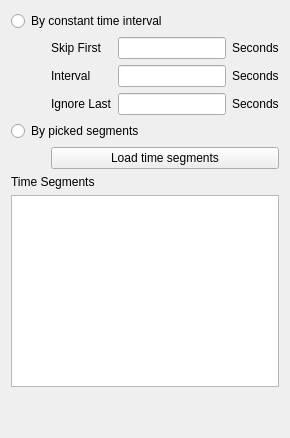
                  <widget class="QWidget" name="tab_chop">
                   <attribute name="title">
                    <string>Time Segments</string>
                   </attribute>
                   <layout class="QVBoxLayout" name="verticalLayout_28">
                    <item>
                     <widget class="QRadioButton" name="radioButton_chopContantDeltaT">
                      <property name="text">
                       <string>By constant time interval</string>
                      </property>
                     </widget>
                    </item>
                    <item>
                     <layout class="QGridLayout" name="gridLayout_16">
                      <item row="0" column="3">
                       <widget class="QLabel" name="label_3">
                        <property name="sizePolicy">
                         <sizepolicy hsizetype="Fixed" vsizetype="Preferred">
                          <horstretch>0</horstretch>
                          <verstretch>0</verstretch>
                         </sizepolicy>
                        </property>
                        <property name="text">
                         <string>Seconds</string>
                        </property>
                       </widget>
                      </item>
                      <item row="0" column="1">
                       <widget class="QLabel" name="label">
                        <property name="text">
                         <string>Skip First</string>
                        </property>
                       </widget>
                      </item>
                      <item row="1" column="3">
                       <widget class="QLabel" name="label_8">
                        <property name="sizePolicy">
                         <sizepolicy hsizetype="Fixed" vsizetype="Preferred">
                          <horstretch>0</horstretch>
                          <verstretch>0</verstretch>
                         </sizepolicy>
                        </property>
                        <property name="text">
                         <string>Seconds</string>
                        </property>
                       </widget>
                      </item>
                      <item row="1" column="1">
                       <widget class="QLabel" name="label_9">
                        <property name="text">
                         <string>Interval</string>
                        </property>
                       </widget>
                      </item>
                      <item row="0" column="2">
                       <widget class="QLineEdit" name="lineEdit_chopTimeSegStartTime">
                        <property name="sizePolicy">
                         <sizepolicy hsizetype="Preferred" vsizetype="Fixed">
                          <horstretch>0</horstretch>
                          <verstretch>0</verstretch>
                         </sizepolicy>
                        </property>
                       </widget>
                      </item>
                      <item row="1" column="2">
                       <widget class="QLineEdit" name="lineEdit_chopTimeSegInterval"/>
                      </item>
                      <item row="2" column="1">
                       <widget class="QLabel" name="label_10">
                        <property name="text">
                         <string>Ignore Last</string>
                        </property>
                       </widget>
                      </item>
                      <item row="2" column="2">
                       <widget class="QLineEdit" name="lineEdit_chopTimeSegStopTime"/>
                      </item>
                      <item row="2" column="3">
                       <widget class="QLabel" name="label_11">
                        <property name="sizePolicy">
                         <sizepolicy hsizetype="Fixed" vsizetype="Preferred">
                          <horstretch>0</horstretch>
                          <verstretch>0</verstretch>
                         </sizepolicy>
                        </property>
                        <property name="text">
                         <string>Seconds</string>
                        </property>
                       </widget>
                      </item>
                      <item row="0" column="0">
                       <spacer name="horizontalSpacer_8">
                        <property name="orientation">
                         <enum>Qt::Horizontal</enum>
                        </property>
                        <property name="sizeType">
                         <enum>QSizePolicy::Preferred</enum>
                        </property>
                        <property name="sizeHint" stdset="0">
                         <size>
                          <width>40</width>
                          <height>20</height>
                         </size>
                        </property>
                       </spacer>
                      </item>
                     </layout>
                    </item>
                    <item>
                     <widget class="QRadioButton" name="radioButton_chopByTimeSegments">
                      <property name="text">
                       <string>By picked segments</string>
                      </property>
                     </widget>
                    </item>
                    <item>
                     <layout class="QGridLayout" name="gridLayout_20">
                      <item row="0" column="1">
                       <widget class="QPushButton" name="pushButton_loadTimeSegmentsFile">
                        <property name="sizePolicy">
                         <sizepolicy hsizetype="Expanding" vsizetype="Fixed">
                          <horstretch>0</horstretch>
                          <verstretch>0</verstretch>
                         </sizepolicy>
                        </property>
                        <property name="text">
                         <string>Load time segments</string>
                        </property>
                       </widget>
                      </item>
                      <item row="0" column="0">
                       <spacer name="horizontalSpacer_9">
                        <property name="orientation">
                         <enum>Qt::Horizontal</enum>
                        </property>
                        <property name="sizeType">
                         <enum>QSizePolicy::Preferred</enum>
                        </property>
                        <property name="sizeHint" stdset="0">
                         <size>
                          <width>40</width>
                          <height>20</height>
                         </size>
                        </property>
                       </spacer>
                      </item>
                     </layout>
                    </item>
                    <item>
                     <widget class="QLabel" name="label_timeSegments">
                      <property name="text">
                       <string>Time Segments</string>
                      </property>
                     </widget>
                    </item>
                    <item>
                     <widget class="TimeSegmentsTable" name="tableWidget_timeSegment"/>
                    </item>
                    <item>
                     <spacer name="verticalSpacer_4">
                      <property name="orientation">
                       <enum>Qt::Vertical</enum>
                      </property>
                      <property name="sizeType">
                       <enum>QSizePolicy::Preferred</enum>
                      </property>
                      <property name="sizeHint" stdset="0">
                       <size>
                        <width>20</width>
                        <height>40</height>
                       </size>
                      </property>
                     </spacer>
                    </item>
                   </layout>
                  </widget>
